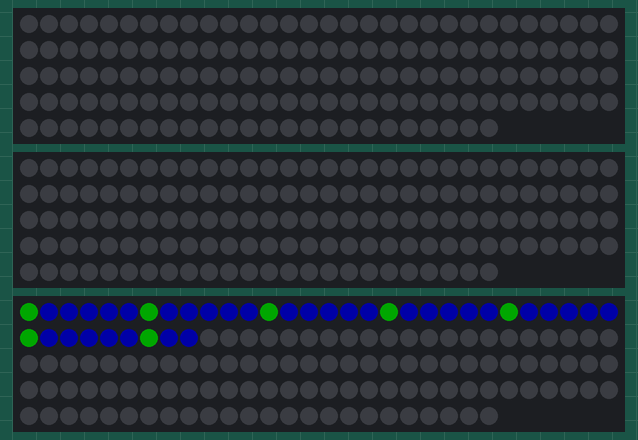
This sketch was run on a simulated Arduino Uno, built with avr-gcc and run on an emulated ATmega328P. On the bench: 3 × 144 RGB LEDs in strip order, left to right, continuing on the next row. Dim RGB values are drawn brighter than linear.

Above: at 38.3 s.

The sketch:

DualStrip_Lights.ino
```cpp
#include <Adafruit_NeoPixel.h>
#ifdef __AVR__
#include <avr/power.h>
#endif

#define PIN1 5
#define PIN2 3
#define NUMPIXELS1 144
#define NUMPIXELS2 144

#define PIXELTYPE NEO_GRB + NEO_KHZ800

Adafruit_NeoPixel pixels1 = Adafruit_NeoPixel(NUMPIXELS1, PIN1, PIXELTYPE);
Adafruit_NeoPixel pixels2 = Adafruit_NeoPixel(NUMPIXELS2, PIN2, PIXELTYPE);

#include <Ramp.h>
int lastValue;                                // global variable
rampInt myRamp;
rampInt myRamp2;

void setup() {

  pixels1.begin();
  pixels2.begin();

  pixels1.setBrightness(40);
  pixels2.setBrightness(40);

  pixels1.show(); // Initialize all pixels to 'off'
  pixels2.show();

  myRamp.go(255);
  myRamp2.go(0);
  myRamp.go(0, 200, LINEAR, LOOPFORWARD);
  myRamp2.go(255, 200, LINEAR, LOOPFORWARD);
}

void loop() {
  int rampVal = myRamp.update();
  int rampVal2 = myRamp2.update();
  //colorWipe(pixels1.Color(0, 0, 255), 20, pixels1);
  //colorWipe(pixels2.Color(0, 255, 0), 20, pixels2);

  //colorPulsingTrail(255, 0, 0,30,20);
  //  rainbowExp(72,2000);
  // colorHour(pixels.Color(255, 0, 0),2,200);
  // rainbowCycle(20);
  // CylonBounce(255, 0, 0, 3, 5, 5, 30, 500);


  colorHour(pixels1, pixels1.Color(0, 0, 255), 3, 1000 );
  colorHour(pixels2, pixels2.Color(255, 0, 0), 3, 1000 );
}


void horizonClock(int startTime,int totalDayTime){

}


/*
 * void colorHour(Adafruit_NeoPixel pixels, uint32_t c, int tail, int wait ) {
  int impact = 3;
  for (uint16_t i = 0; i < pixels.numPixels(); i++) {
    pixels.setPixelColor(i, c);

    if (i % 6 == 0) {
      pixels.setPixelColor(i, pixels.Color(0, 255, 0));
    } else {
    }

    //pixels.setPixelColor((i-tail), 0);

    pixels.show();
    delay(wait);
  }
}

*/
```

LightingFunctions.ino
```cpp
void CylonBounce(Adafruit_NeoPixel pixels, int red, int green, int blue, int EyeSize, int leadTrail, int endTrail, int SpeedDelay, int ReturnDelay) {

  for (int i = 0; i < pixels.numPixels(); i++) {
    pixels.fill(0, 0, 0);

    // Sets the last trail
    for (int k = 0; k <= endTrail; k++) {
      pixels.setPixelColor(i - k, 255 - i, 0, i);
    }
    // Sets the main dot
    for (int j = 1; j <= EyeSize; j++) {
      pixels.setPixelColor(i + j, 255 - i, green, i);
    }
    // Sets the leading trail
    for (int k = 0; k < leadTrail; k++) {
      pixels.setPixelColor(i + EyeSize + k, 255 - i, 0, i);
    }

    pixels.show();
    delay(SpeedDelay);
  }

  delay(ReturnDelay);

  for (int i = pixels.numPixels() - EyeSize - 2; i > 0; i--) {
    // Sets the last trail
    for (int k = endTrail; k >= 0; k--) {
      pixels.setPixelColor(i + k, 255 - i, 0, i);
    }
    // Sets the main dot
    for (int j = 1; j <= EyeSize; j++) {
      //pixels.setPixelColor(i+j, 255 - i, 0, i);
      pixels.setPixelColor(i + j, 0, 0, 255);
    }
    // Sets the leading trail
    for (int k = leadTrail; k > -1; k--) {
      pixels.setPixelColor(i - EyeSize - k, 255 - i, 0, i);
    }

    pixels.show();
    delay(SpeedDelay);
  }

  delay(ReturnDelay);
}

////////////////////////////////////////////////////////////////////////////////////////////

// Fill the dots in a sequence one by one
void colorWipe(Adafruit_NeoPixel pixels, uint32_t c, uint8_t wait) {
  for (uint16_t i = 0; i < pixels.numPixels(); i++) {
    pixels.setPixelColor(i, c);
    pixels.show();
    delay(wait);
  }
}

////////////////////////////////////////////////////////////////////////////////////////////

// Make a dot travel the strip
void colorDot(Adafruit_NeoPixel pixels, uint32_t c, int tail, int wait ) {
  for (uint16_t i = 0; i < pixels.numPixels(); i++) {
    pixels.setPixelColor(i, c);

    pixels.setPixelColor((i - tail), 0);

    pixels.show();
    delay(wait);
  }
}

////////////////////////////////////////////////////////////////////////////////////////////

// Make a dot travel the strip
void colorHour(Adafruit_NeoPixel pixels, uint32_t c, int tail, int wait ) {
  int impact = 3;
  for (uint16_t i = 0; i < pixels.numPixels(); i++) {
    pixels.setPixelColor(i, c);

    if (i % 6 == 0) {
      pixels.setPixelColor(i, pixels.Color(0, 255, 0));
    } else {
    }

    //pixels.setPixelColor((i-tail), 0);

    pixels.show();
    delay(wait);
  }
}

////////////////////////////////////////////////////////////////////////////////////////////

// Make a dot travel the strip
void colorDotMinuteTrail(Adafruit_NeoPixel pixels, uint32_t c, int tail, int wait ) {
  int impact = 3;
  for (uint16_t i = 0; i < pixels.numPixels(); i++) {
    pixels.setPixelColor(i, c);
    pixels.setPixelColor(72, c);
    if (i == 72) {
      pixels.fill(pixels.Color(0, 255, 0));

    } else {
    }

    pixels.setPixelColor((i - tail), 0);

    pixels.show();
    delay(wait);
  }
}

////////////////////////////////////////////////////////////////////////////////////////////

// Make a dot travel the strip
void colorPulsingTrail(Adafruit_NeoPixel pixels, int r, int g, int b, int tail, uint8_t wait ) {
  for (uint16_t i = 0; i < pixels.numPixels(); i++) {
    pixels.setPixelColor(i, pixels.Color(r, g, b));
    for (int j = 0; j < i - tail; j++) {
      pixels.setPixelColor(j, pixels.Color(r - (i * 10), g - (i * 10), b - (i * 10)));
    }
    pixels.show();
    delay(wait);
  }
}

////////////////////////////////////////////////////////////////////////////////////////////

//* makes a differnte rainbow in the middle of the strip
void rainbowDual(Adafruit_NeoPixel pixels, int tail, uint8_t wait ) {
  uint16_t i, j;
  for (j = 0; j < 256; j++) {
    for (i = 0; i < pixels.numPixels(); i++) {
      pixels.setPixelColor(i, Wheel(pixels,(i + j)));
      pixels.setPixelColor((i - tail), Wheel(pixels, j));
    }
    pixels.show();
    delay(wait);
  }
}

////////////////////////////////////////////////////////////////////////////////////////////

void rainbow(Adafruit_NeoPixel pixels, uint8_t wait ) {
  uint16_t i, j;
  for (j = 0; j < 256; j++) {
    for (i = 0; i < pixels.numPixels(); i++) {
      pixels.setPixelColor(i, Wheel(pixels,(i + j) & 255));
    }
    pixels.show();
    delay(wait);
  }
}

////////////////////////////////////////////////////////////////////////////////////////////

// Slightly different, this makes the rainbow equally distributed throughout
void rainbowCycle(Adafruit_NeoPixel pixels, uint8_t wait ) {
  uint16_t i, j;

  for (j = 0; j < 256 * 5; j++) { // 5 cycles of all colors on wheel
    for (i = 0; i < pixels.numPixels(); i++) {
      pixels.setPixelColor(i, Wheel(pixels,((i * 256 / pixels.numPixels()) + j) & 255));
    }
    pixels.show();
    delay(wait);
  }
}

////////////////////////////////////////////////////////////////////////////////////////////

// Input a value 0 to 255 to get a color value.
// The colours are a transition r - g - b - back to r.
uint32_t Wheel(Adafruit_NeoPixel pixels, byte WheelPos) {
  WheelPos = 255 - WheelPos;
  if (WheelPos < 85) {
    //The lower the number, the more red it is
    // When it gets higher, Blue starts going upwards and Red goes down
    // When Wheelpos is 0, (255,0,0), when it's 85, (0,0,255)
    //RED TO BLUE
    return pixels.Color(255 - WheelPos * 3, 0, WheelPos * 3);
  }
  if (WheelPos < 170) {
    WheelPos -= 85;
    //BLUE TO GREEN
    //0, (0,0,255) // 170, (0,255,0)
    return pixels.Color(0, WheelPos * 3, 255 - WheelPos * 3);
  }
  //GREEN TO RED
  WheelPos -= 170;
  return pixels.Color(WheelPos * 3, 255 - WheelPos * 3, 0);
}
```
